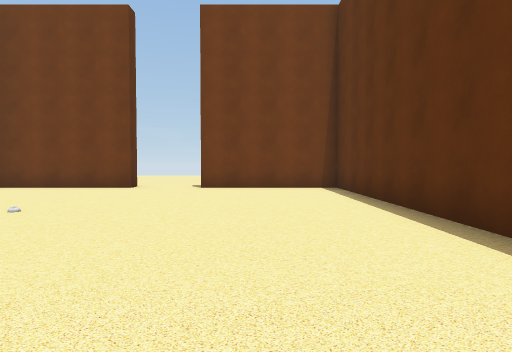
[1] (above)

13 first-person views from a walk through a Unity game level. The camera is 1.3 m above the floor, tilts 2° down and sees 75° across. The floor is counted in squares, 2 m on a side. Each view is taken from the middle of a square. On the plan, view 1 faces up. The plan holds only what a view shows up to about 10 squares ahead; the rest is blank. The place goes on beyond the plan. The player is left out. Some surface patterns are stand-ins.

[2]
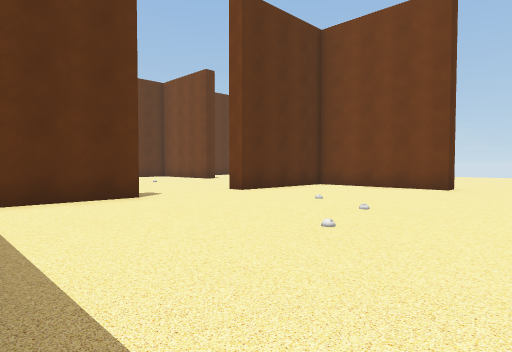

[3]
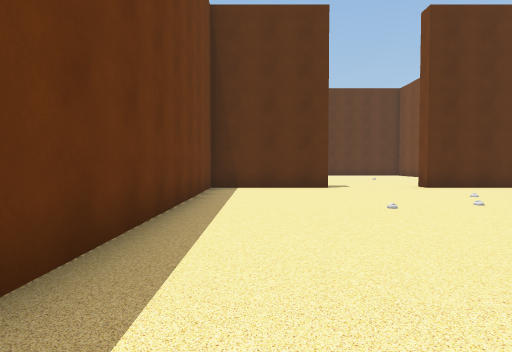

[4]
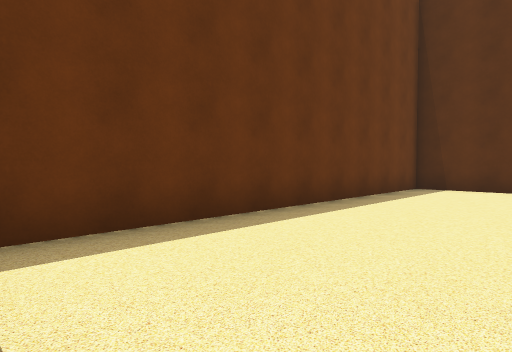

[5]
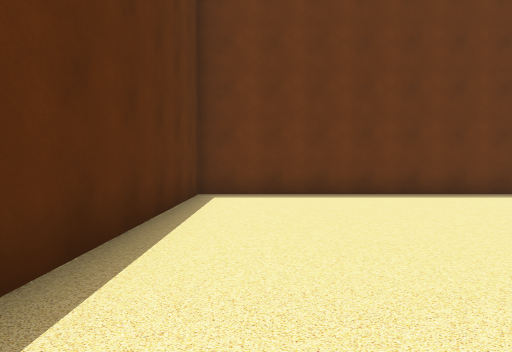

[6]
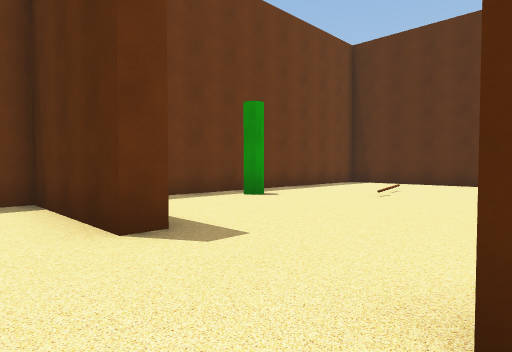

[7]
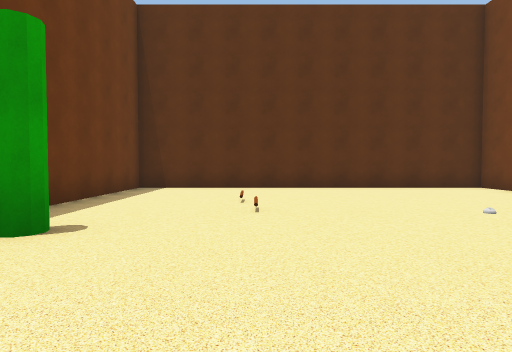

[8]
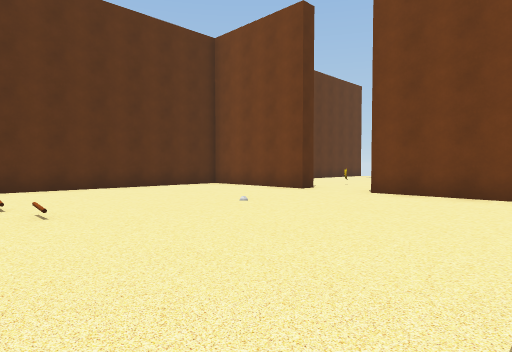

[9]
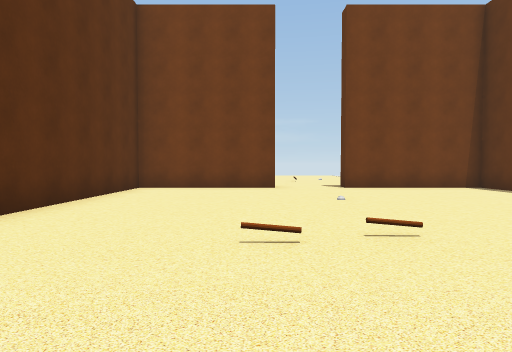

[10]
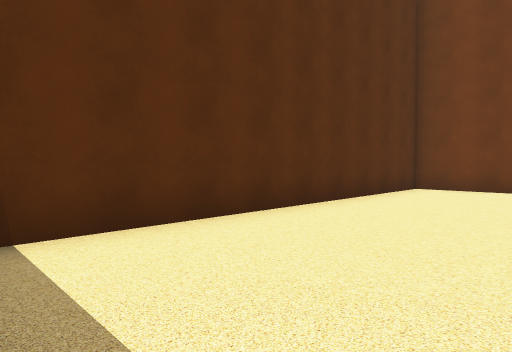

[11]
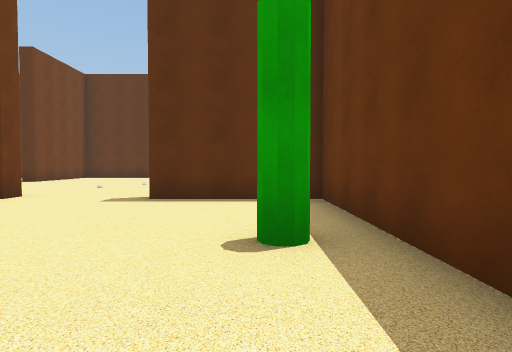

[12]
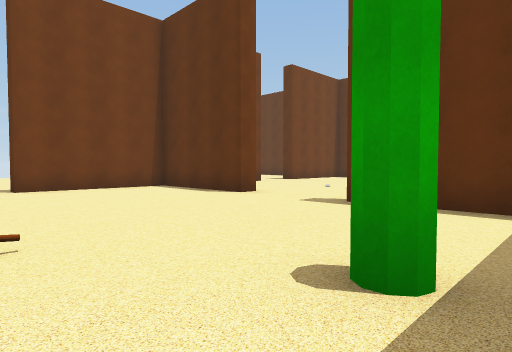

[13]
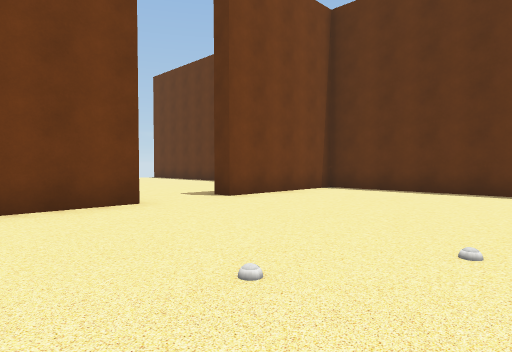

### Floor plan
Points are (right, up) in squares from view 1. A wall is a line through its corners. A room is listed if a view was taken in it or the views show most of it. See-through windows are left out.
Room 1 (views 1, 2, 3, 4, 5, 6, 13)
walls: (-7.7, 3) (-7.3, 3) (-7.3, -0.2) (2.3, -0.2) (2.3, 9.3) (-1.5, 9.3); (-3.5, 9.8) (-3.5, 9.3) (-7.1, 9.3); (-7.3, 8.1) (-7.3, 5.7)
ways out: opening at (-7, 4.5) to room 2; opening at (-2.5, 9)
Room 2 (views 7, 8, 9, 10, 11, 12)
walls: (-13.5, 9.8) (-13.5, 9.3) (-17.2, 9.3) (-17.2, -0.2) (-7.7, -0.2) (-7.7, 3); (-7.3, 5.7) (-7.7, 5.7) (-7.7, 9.3) (-11.4, 9.3)
ways out: opening at (-7, 4.5) to room 1; opening at (-12.5, 9)

Where each view was taken, in squares from view 1:
view 1: 0 up, 0 right, facing up
view 2: 0 up, 1 left, facing up-left
view 3: 1 up, 2 right, facing left
view 4: 3 up, 2 right, facing down-left
view 5: 7 up, 1 right, facing down
view 6: 6 up, 6 left, facing down-left
view 7: 3 up, 8 left, facing left
view 8: 2 up, 8 left, facing up-left
view 9: 0 up, 14 left, facing up
view 10: 0 up, 14 left, facing up-left
view 11: 1 up, 14 left, facing right
view 12: 0 up, 13 left, facing up-right
view 13: 4 up, 6 left, facing up-right
